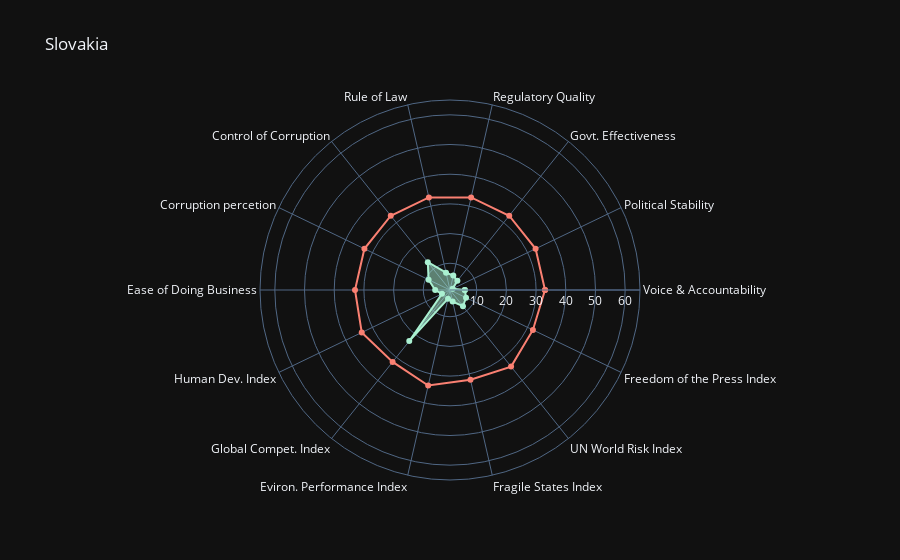

Write notebook code for a chart like this one.
### Code cell
trace0 = go.Scatterpolar(
      r = df[df['Country'] == 'Slovakia'].loc[:,"Voice & Accountability":].values[0], # данные на шкалы 
      theta = col_names, # подписи шкал
      fill = 'toself', # заливка
      name = 'Slovakia',
      marker = dict(color = '#aaf0d1')
    )
    
trace_median= go.Scatterpolar(
      r = df.loc[:,"Voice & Accountability":].median().values,
      theta = col_names,
      fill = 'none',
      name = 'Median',
      marker = dict(color = '#fa8072')
    )

layout = go.Layout(
    title = 'Slovakia',
    template="plotly_dark",
    polar = dict(
    radialaxis = dict(
      visible = True,
      range = [1, 65]
    )
  ),
  showlegend = False
)

fig = go.Figure(data=[trace0, trace_median], layout=layout)
fig.show()

### Figure 1 — Plotly figure (JSON) as saved in the notebook; plotly's stock layout.template omitted (floating-point values rounded to 4 significant figures)
{"data": [{"fill": "toself", "marker": {"color": "#aaf0d1"}, "name": "Slovakia", "r": [6, 2, 5, 6, 7, 13, 9, 6, 4, 23, 4, 5, 8, 7, 6], "theta": ["Voice & Accountability", "Political Stability", "Govt. Effectiveness", "Regulatory Quality", "Rule of Law", "Control of Corruption", "Corruption percetion", "Ease of Doing Business", "Human Dev. Index", "Global Compet. Index", "Eviron. Performance Index", "Fragile States Index", "UN World Risk Index", "Freedom of the Press Index", "Voice & Accountability"], "type": "scatterpolar"}, {"fill": "none", "marker": {"color": "#fa8072"}, "name": "Median", "r": [33, 33, 33, 33, 33, 33, 33, 33, 34, 32, 34, 32, 34, 32, 33], "theta": ["Voice & Accountability", "Political Stability", "Govt. Effectiveness", "Regulatory Quality", "Rule of Law", "Control of Corruption", "Corruption percetion", "Ease of Doing Business", "Human Dev. Index", "Global Compet. Index", "Eviron. Performance Index", "Fragile States Index", "UN World Risk Index", "Freedom of the Press Index", "Voice & Accountability"], "type": "scatterpolar"}], "layout": {"polar": {"radialaxis": {"range": [1, 65], "visible": true}}, "showlegend": false, "title": {"text": "Slovakia"}}}
